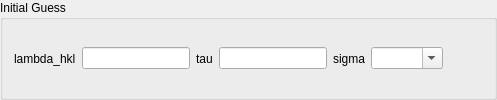
                  <widget class="QGroupBox" name="groupBox_4">
                   <property name="title">
                    <string>Initial Guess</string>
                   </property>
                   <layout class="QHBoxLayout" name="horizontalLayout_15">
                    <item>
                     <widget class="QLabel" name="label_20">
                      <property name="text">
                       <string>lambda_hkl</string>
                      </property>
                     </widget>
                    </item>
                    <item>
                     <widget class="QLineEdit" name="kropff_bragg_peak_ldahkl_init"/>
                    </item>
                    <item>
                     <widget class="QLabel" name="label_21">
                      <property name="text">
                       <string>tau</string>
                      </property>
                     </widget>
                    </item>
                    <item>
                     <widget class="QLineEdit" name="kropff_bragg_peak_tau_init"/>
                    </item>
                    <item>
                     <widget class="QLabel" name="label_22">
                      <property name="text">
                       <string>sigma</string>
                      </property>
                     </widget>
                    </item>
                    <item>
                     <widget class="QComboBox" name="kropff_bragg_peak_sigma_comboBox">
                      <property name="editable">
                       <bool>true</bool>
                      </property>
                     </widget>
                    </item>
                    <item>
                     <spacer name="horizontalSpacer_11">
                      <property name="orientation">
                       <enum>Qt::Horizontal</enum>
                      </property>
                      <property name="sizeHint" stdset="0">
                       <size>
                        <width>40</width>
                        <height>20</height>
                       </size>
                      </property>
                     </spacer>
                    </item>
                   </layout>
                  </widget>
